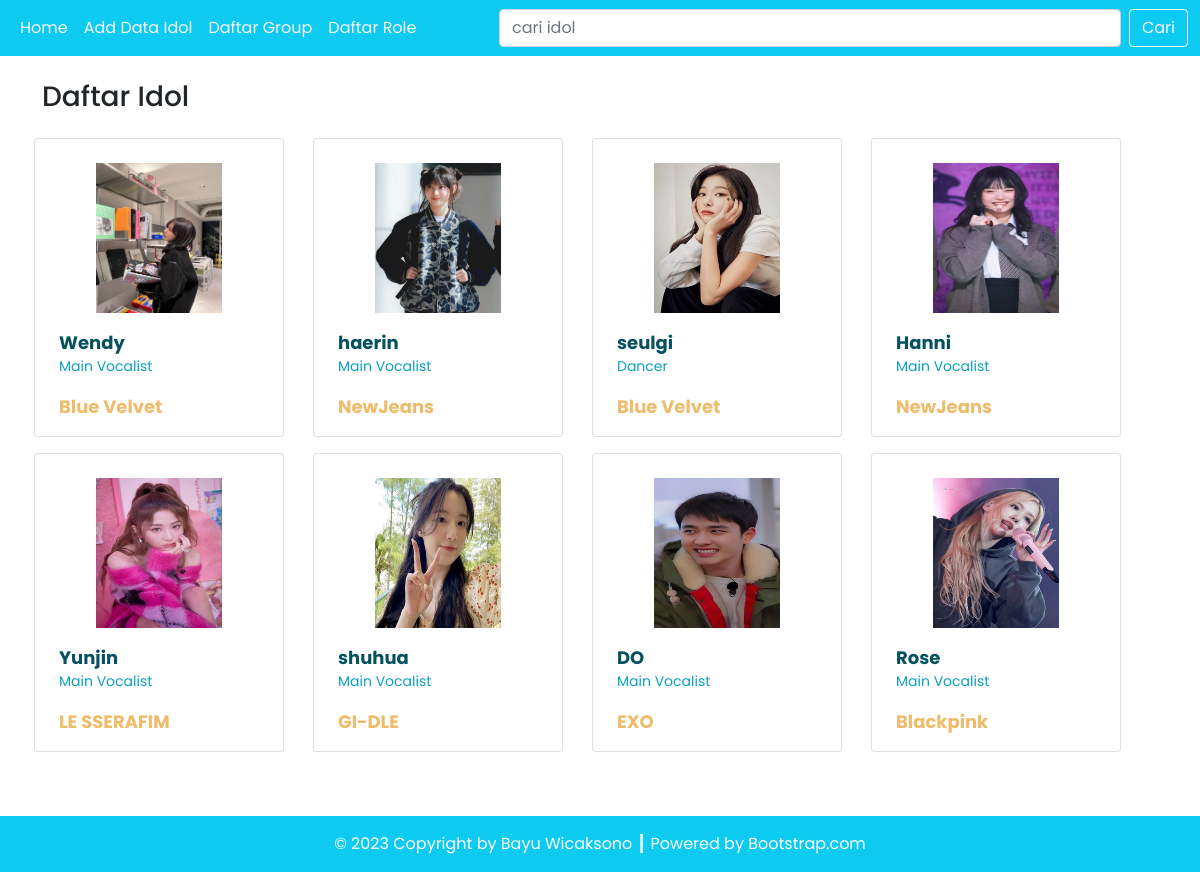
The page / on the database its author committed.
### tables this page shows
CREATE TABLE `idol` (
  `IDOL_ID` int(11) NOT NULL,
  `GROUP_ID` int(11) NOT NULL,
  `ROLE_ID` int(11) NOT NULL,
  `IDOL_NAME` varchar(50) NOT NULL,
  `REAL_NAME` varchar(100) NOT NULL,
  `IDOL_AGE` int(11) NOT NULL,
  `IDOL_NATIONALITY` varchar(50) NOT NULL,
  `IDOL_BORN` date NOT NULL,
  `IDOL_HEIGHT` int(11) NOT NULL,
  `IDOL_IMAGE` varchar(100) NOT NULL
);

CREATE TABLE `role` (
  `ROLE_ID` int(11) NOT NULL,
  `ROLE_NAME` varchar(100) NOT NULL
);

CREATE TABLE `idol_group` (
  `GROUP_ID` int(11) NOT NULL,
  `GROUP_NAME` varchar(100) NOT NULL
);

### config/db.php (called while the page is built)
<?php
$DB_HOST = "localhost";
$DB_USERNAME = "root";
$DB_PASSWORD = "";
$DB_NAME = "db_tp3_dpbo";

### classes/DB.php (called while the page is built, shortened)
<?php
class DB
{
    private $hostname;
    private $username;
    private $password;
    private $dbname;
    private $conn;
    private $result;
    function __construct($hostname, $username, $password, $dbname)
    {
        $this->hostname = $hostname;
        $this->username = $username;
        $this->password = $password;
        $this->dbname = $dbname;
    }
    function open()
    {
        $this->conn = mysqli_connect($this->hostname, $this->username, $this->password, $this->dbname);
    }
    function execute($query)
    {
        $this->result = mysqli_query($this->conn, $query);
    }
    function getResult()
    {
        return mysqli_fetch_array($this->result);
    }
}

### classes/Idol.php (called while the page is built, shortened)
<?php
class Idol extends DB
{
    function getIdolFull()
    {
        $query = "SELECT * FROM idol JOIN idol_group ON idol.GROUP_ID=idol_group.GROUP_ID JOIN role ON idol.ROLE_ID=role.ROLE_ID ORDER BY idol.IDOL_ID";
        return $this->execute($query);
    }
}

### index.php (the view, shortened to what this page needs)
<?php
include('config/db.php');
include('classes/DB.php');
include('classes/Idol.php');
include('classes/Role.php');
include('classes/Template.php');
$listIdol = new Idol($DB_HOST, $DB_USERNAME, $DB_PASSWORD, $DB_NAME);
$listIdol->open();
$listIdol->getIdolFull();
if (isset($_POST['btn-cari'])) {
    $listIdol->searchIdol($_POST['cari']);
} else {
    $listIdol->getIdolFull();
}
$data = null;
while ($row = $listIdol->getResult()) {
    $data .= '<div class="col gx-2 gy-3 justify-content-center">' .
        '<div class="card pt-4 px-2 idol-image">
        <a href="detail.php?id=' . $row['IDOL_ID'] . '">
            <div class="row justify-content-center">
                <img src="assets/images/' . $row['IDOL_IMAGE'] . '" class="card-img-top fixed-image" alt="' . $row['IDOL_IMAGE'] . '">
            </div>
            <div class="card-body">
                <p class="card-text idol-name my-0">' . $row['IDOL_NAME'] . '</p>
                <p class="card-text role-name">' . $row['ROLE_NAME'] . '</p>
                <p class="card-text group-name my-0">' . $row['GROUP_NAME'] . '</p>
            </div>
        </a>
    </div>
    </div>';
}

### classes/Template.php (shortened to what this page needs)
<?php
class Template
{
    var $content = '';
    function __construct($filename = '')
    {
        $this->content = implode('', @file($filename));
    }
    function clear()
    {
        $this->content = preg_replace("/DATA_[A-Z|_|0-9]+/", "", $this->content);
    }
    function write()
    {
        print $this->content;
    }
    function replace($old = '', $new = '')
    {
        if (is_int($new)) {
            $value = sprintf("%d", $new);
        } elseif (is_float($new)) {
            $value = sprintf("%f", $new);
        } elseif (is_array($new)) {
            $value = '';
            foreach ($new as $item) {
                $value .= $item . ' ';
            }
        } else {
            $value = $new;
        }
        $this->content = preg_replace("/$old/", $value, $this->content);
    }
}

### rows shown on the page
idol: IDOL_IMAGE (picture), IDOL_NAME "Wendy", ROLE_ID.ROLE_NAME "Main Vocalist", GROUP_ID.GROUP_NAME "Blue Velvet"
idol: IDOL_IMAGE (picture), IDOL_NAME "haerin", ROLE_ID.ROLE_NAME "Main Vocalist", GROUP_ID.GROUP_NAME "NewJeans"
idol: IDOL_IMAGE (picture), IDOL_NAME "seulgi", ROLE_ID.ROLE_NAME "Dancer", GROUP_ID.GROUP_NAME "Blue Velvet"
idol: IDOL_IMAGE (picture), IDOL_NAME "Hanni", ROLE_ID.ROLE_NAME "Main Vocalist", GROUP_ID.GROUP_NAME "NewJeans"
idol: IDOL_IMAGE (picture), IDOL_NAME "Yunjin", ROLE_ID.ROLE_NAME "Main Vocalist", GROUP_ID.GROUP_NAME "LE SSERAFIM"
idol: IDOL_IMAGE (picture), IDOL_NAME "shuhua", ROLE_ID.ROLE_NAME "Main Vocalist", GROUP_ID.GROUP_NAME "GI-DLE"
idol: IDOL_IMAGE (picture), IDOL_NAME "DO", ROLE_ID.ROLE_NAME "Main Vocalist", GROUP_ID.GROUP_NAME "EXO"
idol: IDOL_IMAGE (picture), IDOL_NAME "Rose", ROLE_ID.ROLE_NAME "Main Vocalist", GROUP_ID.GROUP_NAME "Blackpink"
